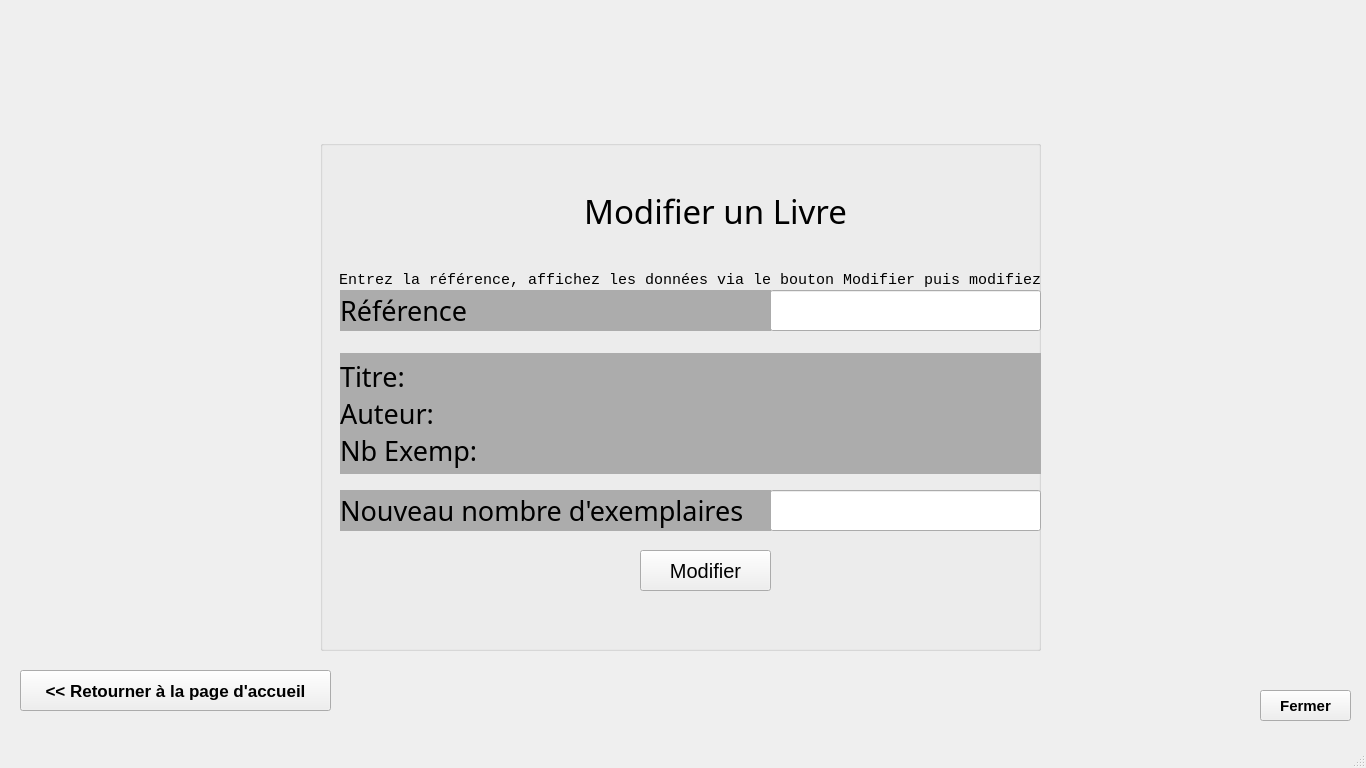
<?xml version="1.0" encoding="UTF-8"?>
<ui version="4.0">
 <class>MainWindow</class>
 <widget class="QMainWindow" name="MainWindow">
  <property name="geometry">
   <rect>
    <x>0</x>
    <y>0</y>
    <width>1366</width>
    <height>768</height>
   </rect>
  </property>
  <property name="windowTitle">
   <string>ModifierLivre</string>
  </property>
  <widget class="QWidget" name="centralwidget">
   <widget class="QPushButton" name="Return">
    <property name="geometry">
     <rect>
      <x>20</x>
      <y>670</y>
      <width>311</width>
      <height>41</height>
     </rect>
    </property>
    <property name="font">
     <font>
      <family>MS Sans Serif</family>
      <pointsize>13</pointsize>
      <bold>true</bold>
     </font>
    </property>
    <property name="cursor">
     <cursorShape>PointingHandCursor</cursorShape>
    </property>
    <property name="text">
     <string>&lt;&lt; Retourner à la page d'accueil</string>
    </property>
   </widget>
   <widget class="QPushButton" name="ISIMM_2">
    <property name="geometry">
     <rect>
      <x>10</x>
      <y>16</y>
      <width>91</width>
      <height>81</height>
     </rect>
    </property>
    <property name="text">
     <string/>
    </property>
    <property name="icon">
     <iconset>
      <normaloff>Ressources/img/isimm.png</normaloff>Ressources/img/isimm.png</iconset>
    </property>
    <property name="iconSize">
     <size>
      <width>84</width>
      <height>72</height>
     </size>
    </property>
    <property name="flat">
     <bool>true</bool>
    </property>
   </widget>
   <widget class="QLabel" name="label">
    <property name="geometry">
     <rect>
      <x>0</x>
      <y>0</y>
      <width>1366</width>
      <height>768</height>
     </rect>
    </property>
    <property name="text">
     <string/>
    </property>
    <property name="pixmap">
     <pixmap>Ressources/img/Background.jpg</pixmap>
    </property>
    <property name="scaledContents">
     <bool>true</bool>
    </property>
   </widget>
   <widget class="QPushButton" name="img2_2">
    <property name="geometry">
     <rect>
      <x>150</x>
      <y>630</y>
      <width>41</width>
      <height>41</height>
     </rect>
    </property>
    <property name="text">
     <string/>
    </property>
    <property name="icon">
     <iconset>
      <normaloff>Ressources/img/home.png</normaloff>Ressources/img/home.png</iconset>
    </property>
    <property name="iconSize">
     <size>
      <width>35</width>
      <height>45</height>
     </size>
    </property>
    <property name="flat">
     <bool>true</bool>
    </property>
   </widget>
   <widget class="QPushButton" name="Entete_2">
    <property name="geometry">
     <rect>
      <x>400</x>
      <y>16</y>
      <width>631</width>
      <height>91</height>
     </rect>
    </property>
    <property name="text">
     <string/>
    </property>
    <property name="icon">
     <iconset>
      <normaloff>Ressources/img/entete.png</normaloff>Ressources/img/entete.png</iconset>
    </property>
    <property name="iconSize">
     <size>
      <width>571</width>
      <height>509</height>
     </size>
    </property>
    <property name="flat">
     <bool>true</bool>
    </property>
   </widget>
   <widget class="QGroupBox" name="groupBox">
    <property name="geometry">
     <rect>
      <x>320</x>
      <y>140</y>
      <width>721</width>
      <height>511</height>
     </rect>
    </property>
    <property name="title">
     <string/>
    </property>
    <property name="flat">
     <bool>true</bool>
    </property>
    <widget class="QLabel" name="LbNumInscrip">
     <property name="geometry">
      <rect>
       <x>20</x>
       <y>150</y>
       <width>431</width>
       <height>41</height>
      </rect>
     </property>
     <property name="font">
      <font>
       <family>Century Gothic</family>
       <pointsize>20</pointsize>
      </font>
     </property>
     <property name="styleSheet">
      <string notr="true">background-color: rgb(172, 172, 172);</string>
     </property>
     <property name="text">
      <string>Référence</string>
     </property>
    </widget>
    <widget class="QLabel" name="LbNbExp">
     <property name="geometry">
      <rect>
       <x>20</x>
       <y>350</y>
       <width>431</width>
       <height>41</height>
      </rect>
     </property>
     <property name="font">
      <font>
       <family>Century Gothic</family>
       <pointsize>20</pointsize>
      </font>
     </property>
     <property name="styleSheet">
      <string notr="true">background-color: rgb(172, 172, 172);</string>
     </property>
     <property name="text">
      <string>Nouveau nombre d'exemplaires</string>
     </property>
    </widget>
    <widget class="QLineEdit" name="EdNbExp">
     <property name="geometry">
      <rect>
       <x>450</x>
       <y>350</y>
       <width>271</width>
       <height>41</height>
      </rect>
     </property>
     <property name="font">
      <font>
       <family>Century Gothic</family>
       <pointsize>15</pointsize>
      </font>
     </property>
     <property name="text">
      <string/>
     </property>
     <property name="clearButtonEnabled">
      <bool>true</bool>
     </property>
    </widget>
    <widget class="QLineEdit" name="EdRef">
     <property name="geometry">
      <rect>
       <x>450</x>
       <y>150</y>
       <width>271</width>
       <height>41</height>
      </rect>
     </property>
     <property name="font">
      <font>
       <family>Century Gothic</family>
       <pointsize>15</pointsize>
      </font>
     </property>
     <property name="text">
      <string/>
     </property>
     <property name="clearButtonEnabled">
      <bool>true</bool>
     </property>
    </widget>
    <widget class="QLabel" name="Titre">
     <property name="geometry">
      <rect>
       <x>250</x>
       <y>50</y>
       <width>291</width>
       <height>41</height>
      </rect>
     </property>
     <property name="font">
      <font>
       <family>Calisto MT</family>
       <pointsize>25</pointsize>
       <bold>false</bold>
      </font>
     </property>
     <property name="text">
      <string>Modifier un Livre</string>
     </property>
     <property name="alignment">
      <set>Qt::AlignCenter</set>
     </property>
    </widget>
    <widget class="QPushButton" name="Modifier">
     <property name="geometry">
      <rect>
       <x>320</x>
       <y>410</y>
       <width>131</width>
       <height>41</height>
      </rect>
     </property>
     <property name="font">
      <font>
       <pointsize>15</pointsize>
      </font>
     </property>
     <property name="cursor">
      <cursorShape>PointingHandCursor</cursorShape>
     </property>
     <property name="text">
      <string>Modifier</string>
     </property>
    </widget>
    <widget class="QPushButton" name="Logo">
     <property name="geometry">
      <rect>
       <x>150</x>
       <y>20</y>
       <width>101</width>
       <height>101</height>
      </rect>
     </property>
     <property name="text">
      <string/>
     </property>
     <property name="icon">
      <iconset>
       <normaloff>Ressources/img/IconBook.jpg</normaloff>Ressources/img/IconBook.jpg</iconset>
     </property>
     <property name="iconSize">
      <size>
       <width>112</width>
       <height>110</height>
      </size>
     </property>
     <property name="flat">
      <bool>true</bool>
     </property>
    </widget>
    <widget class="QLabel" name="ErrRef">
     <property name="geometry">
      <rect>
       <x>20</x>
       <y>190</y>
       <width>701</width>
       <height>21</height>
      </rect>
     </property>
     <property name="font">
      <font>
       <family>Courier New</family>
       <pointsize>12</pointsize>
      </font>
     </property>
     <property name="styleSheet">
      <string notr="true">color:rgb(255,0,0);</string>
     </property>
     <property name="text">
      <string/>
     </property>
     <property name="alignment">
      <set>Qt::AlignRight|Qt::AlignTrailing|Qt::AlignVCenter</set>
     </property>
    </widget>
    <widget class="QLabel" name="ErrNbExp">
     <property name="geometry">
      <rect>
       <x>22</x>
       <y>390</y>
       <width>701</width>
       <height>21</height>
      </rect>
     </property>
     <property name="font">
      <font>
       <family>Courier New</family>
       <pointsize>12</pointsize>
      </font>
     </property>
     <property name="styleSheet">
      <string notr="true">color:rgb(255,0,0);</string>
     </property>
     <property name="text">
      <string/>
     </property>
     <property name="alignment">
      <set>Qt::AlignRight|Qt::AlignTrailing|Qt::AlignVCenter</set>
     </property>
    </widget>
    <widget class="QLabel" name="Aff">
     <property name="geometry">
      <rect>
       <x>20</x>
       <y>213</y>
       <width>151</width>
       <height>121</height>
      </rect>
     </property>
     <property name="font">
      <font>
       <family>Century Gothic</family>
       <pointsize>20</pointsize>
       <bold>false</bold>
      </font>
     </property>
     <property name="styleSheet">
      <string notr="true">background-color: rgb(172, 172, 172);</string>
     </property>
     <property name="text">
      <string>Titre:
Auteur:
Nb Exemp:</string>
     </property>
     <property name="alignment">
      <set>Qt::AlignLeading|Qt::AlignLeft|Qt::AlignVCenter</set>
     </property>
    </widget>
    <widget class="QLabel" name="Success">
     <property name="geometry">
      <rect>
       <x>126</x>
       <y>450</y>
       <width>521</width>
       <height>31</height>
      </rect>
     </property>
     <property name="font">
      <font>
       <family>Century Gothic</family>
       <pointsize>15</pointsize>
       <bold>true</bold>
      </font>
     </property>
     <property name="styleSheet">
      <string notr="true">color:rgb(0,100,0)</string>
     </property>
     <property name="text">
      <string/>
     </property>
     <property name="alignment">
      <set>Qt::AlignCenter</set>
     </property>
    </widget>
    <widget class="QLabel" name="Affichage">
     <property name="geometry">
      <rect>
       <x>170</x>
       <y>213</y>
       <width>551</width>
       <height>121</height>
      </rect>
     </property>
     <property name="font">
      <font>
       <family>Calibri</family>
       <pointsize>20</pointsize>
       <bold>false</bold>
      </font>
     </property>
     <property name="styleSheet">
      <string notr="true">background-color: rgb(172, 172, 172);</string>
     </property>
     <property name="text">
      <string/>
     </property>
     <property name="alignment">
      <set>Qt::AlignLeading|Qt::AlignLeft|Qt::AlignVCenter</set>
     </property>
    </widget>
    <widget class="QLabel" name="Info">
     <property name="geometry">
      <rect>
       <x>19</x>
       <y>130</y>
       <width>701</width>
       <height>20</height>
      </rect>
     </property>
     <property name="font">
      <font>
       <family>Courier New</family>
       <pointsize>11</pointsize>
       <bold>false</bold>
      </font>
     </property>
     <property name="styleSheet">
      <string notr="true"/>
     </property>
     <property name="text">
      <string>Entrez la référence, affichez les données via le bouton Modifier puis modifiez</string>
     </property>
     <property name="alignment">
      <set>Qt::AlignLeading|Qt::AlignLeft|Qt::AlignVCenter</set>
     </property>
    </widget>
   </widget>
   <widget class="QPushButton" name="pushButton_3">
    <property name="geometry">
     <rect>
      <x>1080</x>
      <y>330</y>
      <width>271</width>
      <height>331</height>
     </rect>
    </property>
    <property name="text">
     <string/>
    </property>
    <property name="icon">
     <iconset>
      <normaloff>Ressources/img/Readstud.png</normaloff>Ressources/img/Readstud.png</iconset>
    </property>
    <property name="iconSize">
     <size>
      <width>300</width>
      <height>400</height>
     </size>
    </property>
    <property name="flat">
     <bool>true</bool>
    </property>
   </widget>
   <widget class="QPushButton" name="Fermer">
    <property name="geometry">
     <rect>
      <x>1260</x>
      <y>690</y>
      <width>91</width>
      <height>31</height>
     </rect>
    </property>
    <property name="font">
     <font>
      <pointsize>11</pointsize>
      <bold>true</bold>
     </font>
    </property>
    <property name="cursor">
     <cursorShape>PointingHandCursor</cursorShape>
    </property>
    <property name="text">
     <string>Fermer</string>
    </property>
    <property name="icon">
     <iconset>
      <normaloff>Ressources/img/Supprimer.png</normaloff>Ressources/img/Supprimer.png</iconset>
    </property>
    <property name="iconSize">
     <size>
      <width>29</width>
      <height>56</height>
     </size>
    </property>
   </widget>
   <zorder>label</zorder>
   <zorder>Return</zorder>
   <zorder>ISIMM_2</zorder>
   <zorder>img2_2</zorder>
   <zorder>Entete_2</zorder>
   <zorder>groupBox</zorder>
   <zorder>pushButton_3</zorder>
   <zorder>Fermer</zorder>
  </widget>
  <widget class="QMenuBar" name="menubar">
   <property name="geometry">
    <rect>
     <x>0</x>
     <y>0</y>
     <width>1366</width>
     <height>22</height>
    </rect>
   </property>
  </widget>
  <widget class="QStatusBar" name="statusbar"/>
 </widget>
 <tabstops>
  <tabstop>EdRef</tabstop>
  <tabstop>EdNbExp</tabstop>
  <tabstop>Modifier</tabstop>
  <tabstop>Return</tabstop>
  <tabstop>Fermer</tabstop>
  <tabstop>Entete_2</tabstop>
  <tabstop>Logo</tabstop>
  <tabstop>ISIMM_2</tabstop>
  <tabstop>pushButton_3</tabstop>
  <tabstop>img2_2</tabstop>
 </tabstops>
 <resources>
  <include location="Ressources/img.qrc"/>
 </resources>
 <connections/>
</ui>
